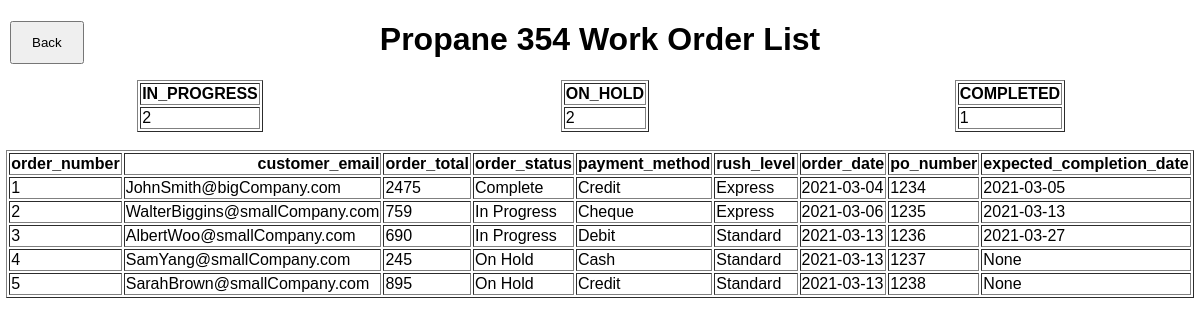
Before: /work-order/list with the older database file.
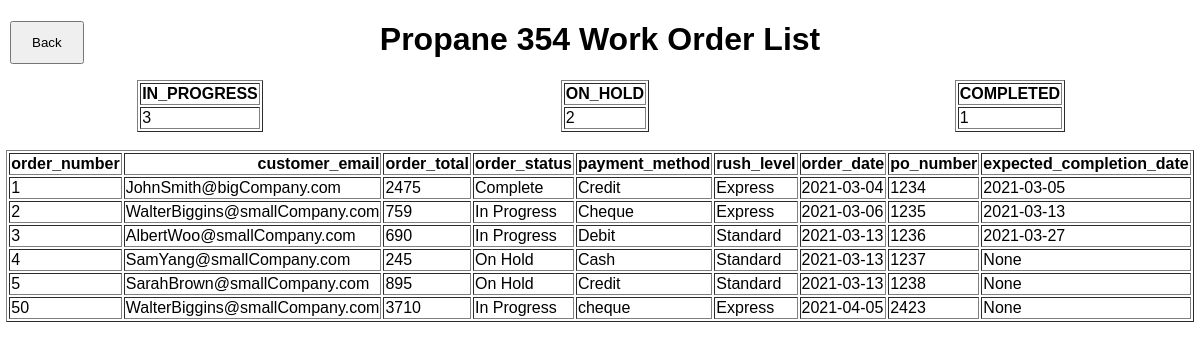
After: the same page with the newer database file.
### tables this page shows
CREATE TABLE work_order(
            order_number integer UNIQUE NOT NULL,
            customer_email text NOT NULL,
            order_total integer NOT NULL,
            order_status text NOT NULL,
            payment_method text NOT NULL,
            rush_level text NOT NULL,
            order_date text NOT NULL,
            po_number integer NOT NULL,
            expected_completion_date text,
            PRIMARY KEY(
                order_number,
                customer_email
            ),
            FOREIGN KEY(customer_email)
                REFERENCES customer (email) 
        );

### app.py (the view)
@app.route('/work-order/list')
def workOrderList():
    database = 'propane354.db'
    connection = create_connection(database)
    active_work_orders = pd.read_sql("""SELECT COUNT(*) AS IN_PROGRESS FROM work_order WHERE order_status LIKE
    '%In Progress%'""", connection)
    onHold_work_orders = pd.read_sql("""SELECT COUNT(*) AS ON_HOLD FROM work_order WHERE order_status LIKE
    '%On Hold%'""", connection)
    completed_work_orders = pd.read_sql("""SELECT COUNT(*) AS COMPLETED FROM work_order WHERE order_status LIKE
    '%Complete%'""", connection)
    work_orders = pd.read_sql('SELECT * FROM work_order', connection)
    return render_template(
        'work-order-list.html',
        tables=[
            active_work_orders.to_html(classes='data', index=False),
            onHold_work_orders.to_html(classes='data', index=False),
            completed_work_orders.to_html(classes='data', index=False),
            work_orders.to_html(classes='data', index=False)
            ],
            titles=[active_work_orders.columns.values, onHold_work_orders.columns.values,
            completed_work_orders.columns.values, work_orders.columns.values]
    )

### our_sql.py (called while the page is built)
def create_connection(db_file):
    connection = None
    try:
        connection = sqlite3.connect(db_file)
        return connection
    except Error as e:
        print(e)
    return connection

### templates/work-order-list.html (shortened to what this page needs)
{% extends 'base.html' %}
{% block body %}
<div class="content">
	<form method='GET' action="/work-order"><button class="back">Back</button></form>
	<h1 style="text-align: center">Propane 354 Work Order List</h1>
    <div class="data">
        <div class="grid-work-order">
            {{ tables[0]|safe }}
            {{ tables[1]|safe }}
            {{ tables[2]|safe }}
        </div>
        <br>
        {{ tables[3]|safe }}
    </div>
</div>
{% endblock %}

### templates/base.html (shortened to what this page needs)
<!DOCTYPE html>
<html lang="en">
<head>
    <link rel="stylesheet" href="{{ url_for('static', filename='css/main.css') }}">
</head>
<body>
    {% block body %}{% endblock %}
</body>
</html>

### static/css/main.css (style rules this page uses)
body, html { margin: 0; font-family: sans-serif; }
.content { margin: 0 auto; width: 1200px; }
.back { position: absolute; left: 10px; padding: 12px 20px; box-sizing: border-box; }
.grid-work-order { display: grid; grid-template-columns: 33.33% 33.33% 33.33%; grid-gap: 5px; }
.data { margin-left: auto; margin-right: auto; }

Changed rows visible on the page:
no longer on this page (row unchanged): work_order: customer_email "order_number customer_email order_total order_status payment_method rush_level order_date po_number expected_completion_date 1 JohnSmith@bigCompany.com 2475 Complete Credit Express 2021-03-04 1234 2021-03-05 2 WalterBiggins@smallCompany.com 759 In Progress Cheque Express 2021-03-06 1235 2021-03-13 3 AlbertWoo@smallCompany.com 690 In Progress Debit Standard 2021-03-13 1236 2021-03-27 4 SamYang@smallCompany.com 245 On Hold Cash Standard 2021-03-13 1237 None 5 SarahBrown@smallCompany.com 895 On Hold Credit Standard 2021-03-13 1238 None"
added work_order: expected_completion_date "order_number customer_email order_total order_status payment_method rush_level order_date po_number expected_completion_date 1 JohnSmith@bigCompany.com 2475 Complete Credit Express 2021-03-04 1234 2021-03-05 2 WalterBiggins@smallCompany.com 759 In Progress Cheque Express 2021-03-06 1235 2021-03-13 3 AlbertWoo@smallCompany.com 690 In Progress Debit Standard 2021-03-13 1236 2021-03-27 4 SamYang@smallCompany.com 245 On Hold Cash Standard 2021-03-13 1237 None 5 SarahBrown@smallCompany.com 895 On Hold Credit Standard 2021-03-13 1238 None 50 WalterBiggins@smallCompany.com 3710 In Progress cheque Express 2021-04-05 2423 None"
Other visible differences:
{{ tables[0]|safe }}: "IN_PROGRESS 2" → "IN_PROGRESS 3"
